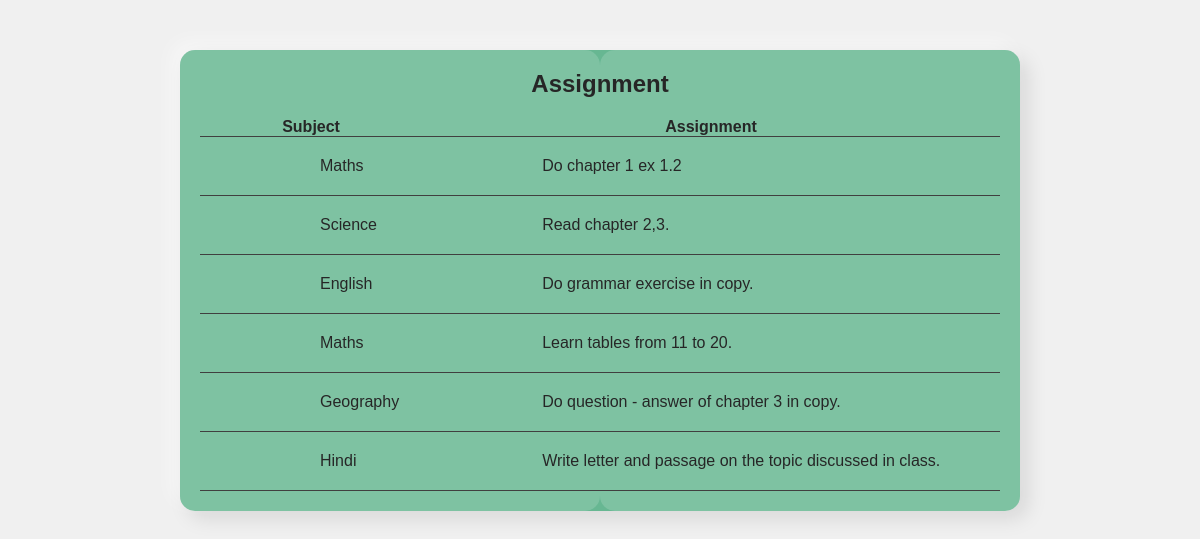
The app's page /head/showassign/ with its own data.
### principal/models.py (models this page shows)
class Assignment(models.Model):
    subject = models.CharField(max_length=50)
    homework = models.TextField()

### principal/studentviews.py (the view)
# urls.py: path('showassign/', studentviews.show_assignment, name="showassign"),
def show_assignment(request):
    tf = Assignment.objects.all()
    return render(request, 'showassign.html', {'tf':tf})

### principal/templates/principal/showassign.html (shortened to what this page needs)
<!DOCTYPE html>
<html lang="en">
<head>
</head>
<body>
  <div class="glass-neu-table">
    <h2>Assignment</h2>
    <table id="customers">
      <tr>
        <th>Subject</th>
        <th>Assignment</th>
      </tr>
      {% for t in tf %}
      <tr>
        <td>{{t.subject}}</td>
        <td>{{t.homework}}</td>
      </tr>
      {% endfor %}
    </table>
  </div>
</body>
</html>

### principal/templates/principal/showassign.html (style rules this page uses)
* { margin: 0; padding: 0; }
body { font-family: Arial, sans-serif; background-color: #f0f0f0; }
.glass-neu-table { position: relative; background-color: rgba(31, 154, 97, 0.651); box-shadow: 8px 8px 20px rgba(0, 0, 0, 0.1), -8px -8px 20px rgba(255, 255, 255, 0.5); border-radius: 15px; padding: 20px; width: 800px; margin: 50px auto; }
.glass-neu-table h2 { text-align: center; font-size: 24px; margin-bottom: 20px; }
table { width: 100%; border-collapse: collapse; }
tr { border-bottom: 1px solid #1e1d1d; }
td { padding-top: 20px; padding-bottom: 20px; padding-left: 120px; }
.glass-neu-table::before, .glass-neu-table::after { content: ''; position: absolute; top: 0; left: 0; width: 50%; height: 100%; background: rgba(255, 255, 255, 0.15); border-radius: 15px; pointer-events: none; }
.glass-neu-table::after { left: auto; right: 0; }

### records on screen
Assignment: subject "Maths", homework "Do chapter 1 ex 1.2"
Assignment: subject "Science", homework "Read chapter 2,3."
Assignment: subject "English", homework "Do grammar exercise in copy."
Assignment: subject "Maths", homework "Learn tables from 11 to 20."
Assignment: subject "Geography", homework "Do question - answer of chapter 3 in copy."
Assignment: subject "Hindi", homework "Write letter and passage on the topic discussed in class."
